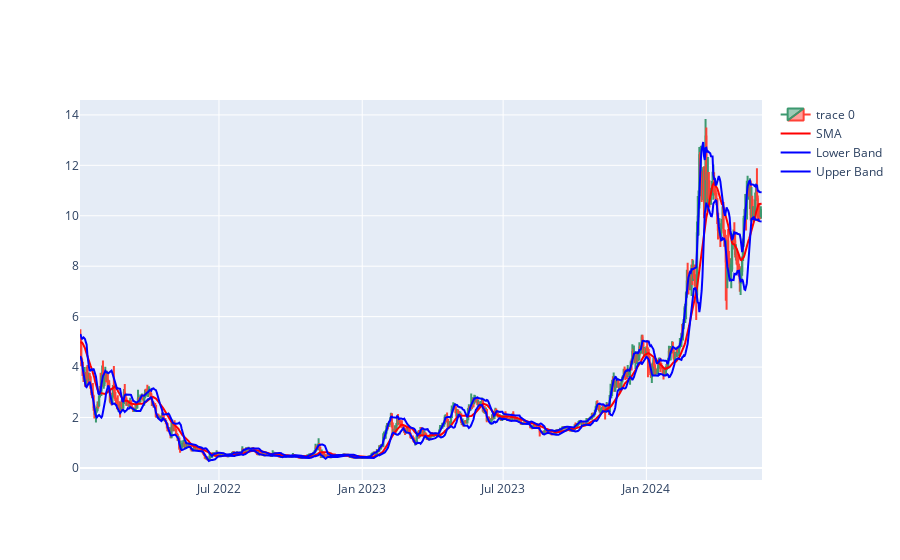

The code cell stored with this chart in its notebook:
### Code cell
import plotly.graph_objects as go

dfpl = data[:]
fig = go.Figure(data=[go.Candlestick(x=dfpl.index,
                open=dfpl['open'],
                high=dfpl['high'],
                low=dfpl['low'],
                close=dfpl['close'])])

# Add the moving averages to the plot
fig.add_trace(go.Scatter(x=dfpl.index, y=dfpl['SMA'], mode='lines', name='SMA', line=dict(color='red')))
fig.add_trace(go.Scatter(x=dfpl.index, y=dfpl['Lower Band'], mode='lines', name='Lower Band', line=dict(color='blue')))
fig.add_trace(go.Scatter(x=dfpl.index, y=dfpl['Upper Band'], mode='lines', name='Upper Band', line=dict(color='blue')))

fig.update_layout(xaxis_rangeslider_visible=False)
fig.show()

### Figure 1 — Plotly figure (JSON) as saved in the notebook; plotly's stock layout.template omitted (floating-point values rounded to 4 significant figures; data arrays with more than 128 entries replaced by an {"elided": "..."} marker saying what was removed)
{"data": [{"close": {"elided": "876 float values"}, "high": {"elided": "876 float values"}, "low": {"elided": "876 float values"}, "open": {"elided": "876 float values"}, "type": "candlestick", "x": {"elided": "876 str values"}}, {"line": {"color": "red"}, "mode": "lines", "name": "SMA", "type": "scatter", "x": {"elided": "876 str values"}, "y": {"elided": "876 float values"}}, {"line": {"color": "blue"}, "mode": "lines", "name": "Lower Band", "type": "scatter", "x": {"elided": "876 str values"}, "y": {"elided": "876 float values"}}, {"line": {"color": "blue"}, "mode": "lines", "name": "Upper Band", "type": "scatter", "x": {"elided": "876 str values"}, "y": {"elided": "876 float values"}}], "layout": {"xaxis": {"rangeslider": {"visible": false}}}}
